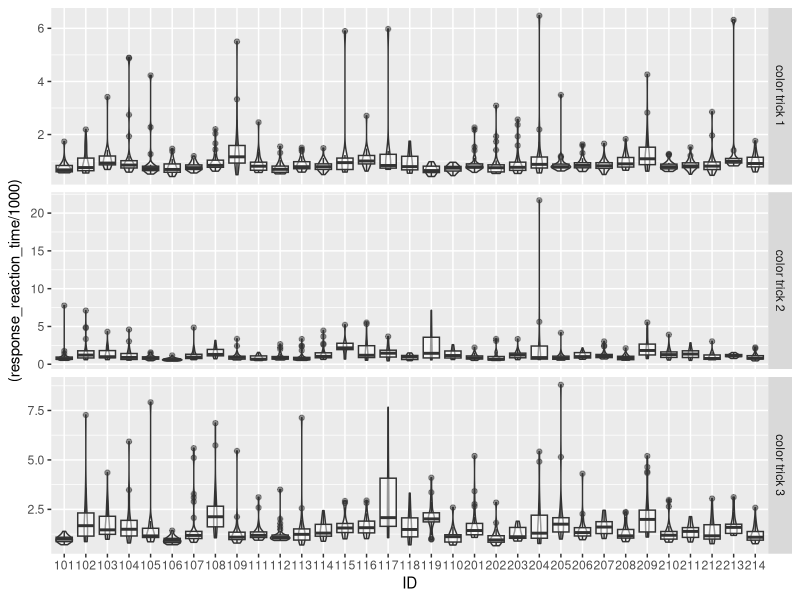
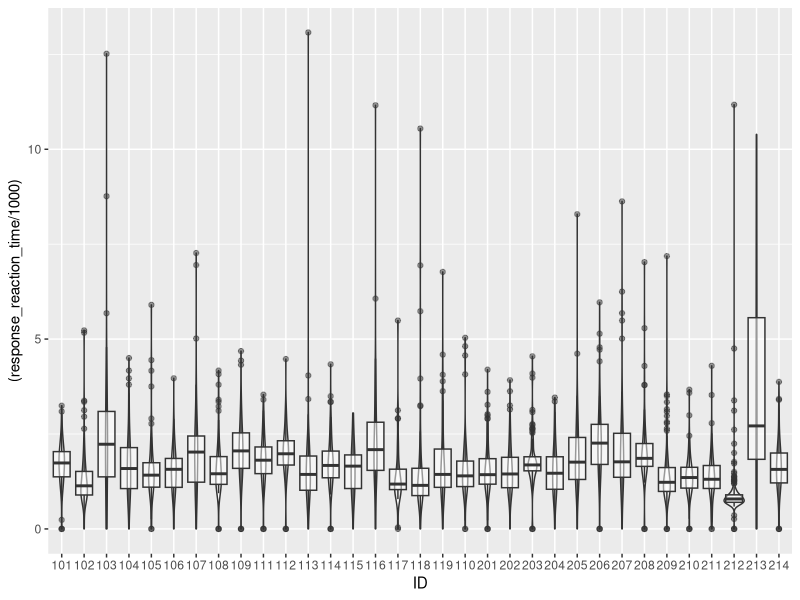
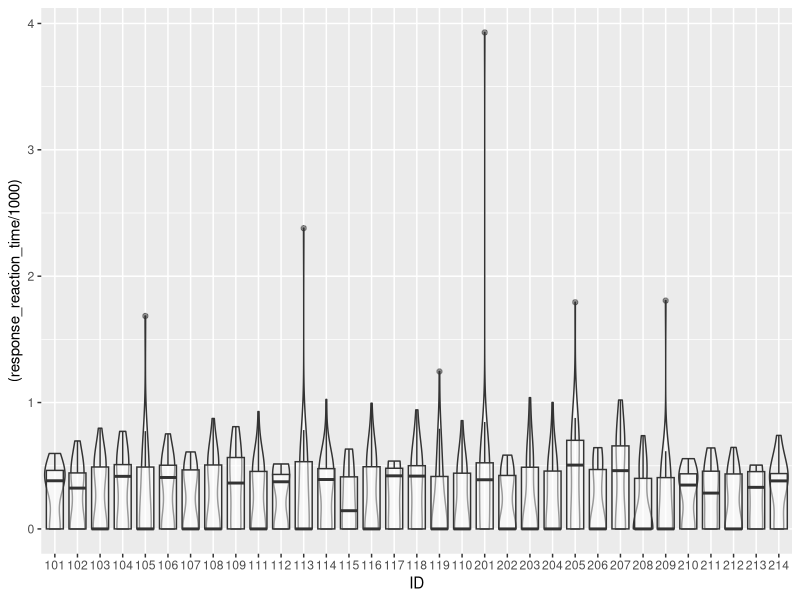
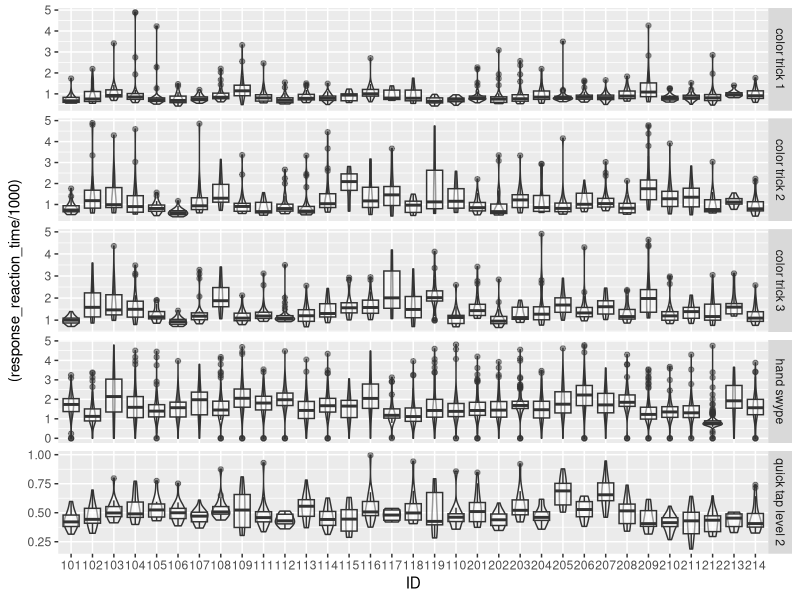
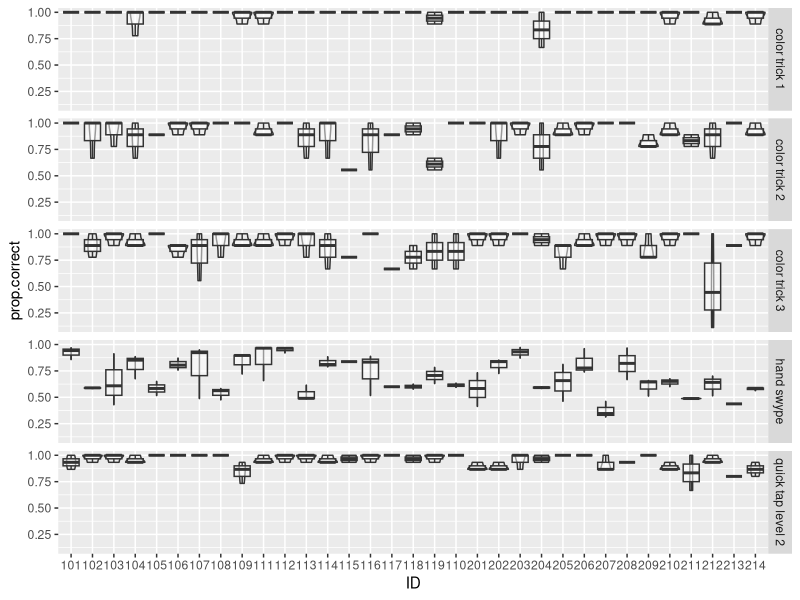
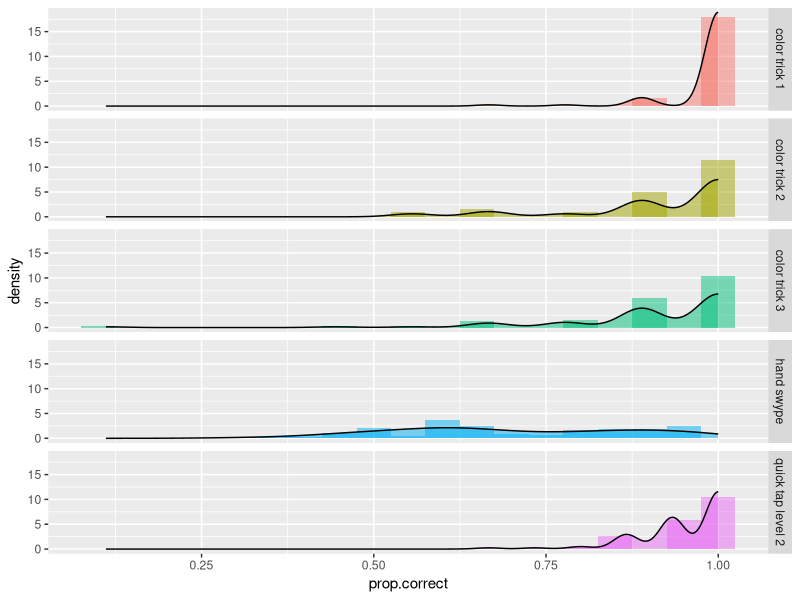
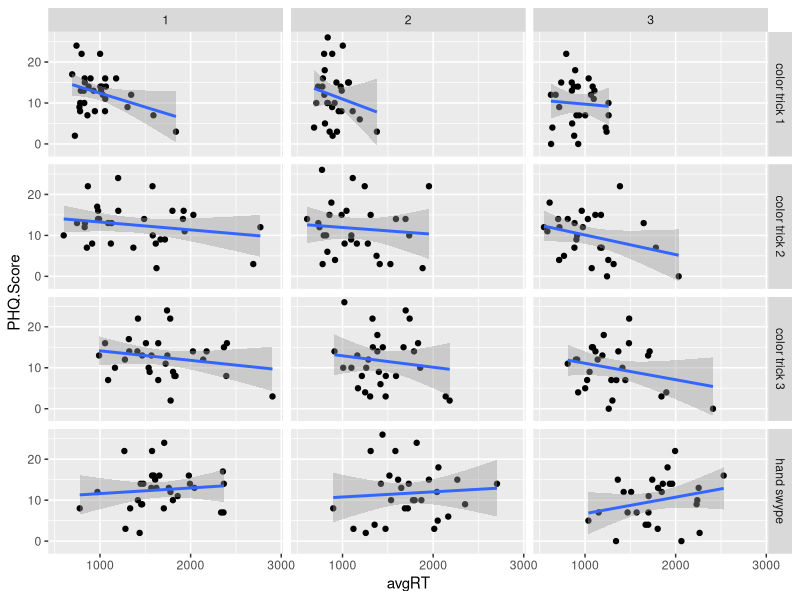
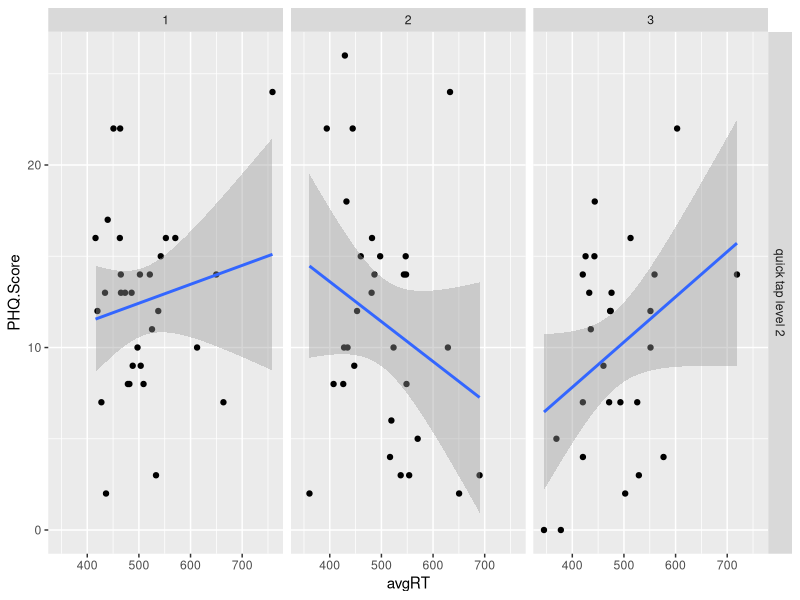

These figures' R source, in order:
## ---- chunk 1
knitr::opts_chunk$set(echo = TRUE, cache = TRUE)
## ---- chunk 2
library(tidyverse)
## ---- chunk 3
R1<-read.csv("round1_updated.csv")
str(R1)
## ---- chunk 4
R1<-read.csv("round1_updated.csv")
R2<-read.csv("round2_updated.csv")
R3<-read.csv("round3_updated.csv")
R4<-read.csv("round4_updated.csv")
R5<-read.csv("round5_updated.csv")
R6<-read.csv("round6_updated.csv")
## ---- chunk 5
R5<- R5%>%
  filter(level_start_timestamp != "2021-03-25T18:55:58.767Z")
## ---- chunk 6
head(R1$userid)
head(R4$userid)

R1<-mutate(R1, semester=1, timepoint=1, ID = as.factor(as.numeric(gsub("user", "", userid))+100))
R2<-mutate(R2, semester=1, timepoint=2, ID = as.factor(as.numeric(gsub("user", "", userid))+100))
R3<-mutate(R3, semester=1, timepoint=3, ID = as.factor(as.numeric(gsub("user", "", userid))+100))
R4<-mutate(R4, semester=2, timepoint=1, ID = as.factor(as.numeric(gsub("user", "", userid))+200))
R5<-mutate(R5, semester=2, timepoint=2, ID = as.factor(as.numeric(gsub("user", "", userid))+200))
R6<-mutate(R6, semester=2, timepoint=3, ID = as.factor(as.numeric(gsub("user", "", userid))+200))

#Now unique across timepoints
head(R1$ID)
head(R4$ID)

#Can combine with new unique IDs
Full<-rbind(R1, R2, R3, R4, R5, R6)
## ---- chunk 7
Full <- Full%>%
  filter(ID != 140)

nrow(Full)

Full%>%
  group_by(ID)%>%
  summarize(n())
## ---- chunk 8
#Making timepoint into a factor for later use
Full$tp_fac <- ordered(Full$timepoint,
                       levels = c(1, 2, 3),
                       labels = c("Time 1", "Time 2", "Time 3")
)
## ---- chunk 9
smile <- read.csv("SMILE full data 10 23 21_AARThesis_Deidentified_forNL.csv")

smile2 <- pivot_longer(smile,
                    cols = c(PHQ_T1_total, PHQ_T2_total, PHQ_T3_total),
                    names_to = "Time",
                    values_to = "PHQ.Score")

smile2 <- mutate(smile2, numTime = case_when(Time == "PHQ_T1_total" ~ 1,
                                             Time == "PHQ_T2_total" ~ 2,
                                             Time == "PHQ_T3_total" ~ 3))

smile2 <- select(smile2, StudyID_T1, numTime, PHQ.Score)

#We now have only 3 variables: ID, timepoint, and PHQ
str(smile2)
## ---- chunk 10
IntKey <- read.csv("NeurUX.Intervention.Group.csv")

head(IntKey)

IntKey[15:19,]
## ---- chunk 11
sem1 <- IntKey[18:36, 2]
sem2 <- IntKey[2:15, 2]

IntKey <- mutate(IntKey, semester = case_when(Study.ID %in% sem1 ~ 1,
                                               Study.ID %in% sem2 ~ 2),
                          Int.Fac = factor(Intervention.Group,
                                           levels = c(0, 1),
                                           labels = c("Control", "Intervention")))

#From there, we use similar code as what we did in the NeuroUX dataset
IntKey1 <-filter(IntKey, semester == 1)
IntKey1 <- mutate(IntKey1, ID = as.factor(as.numeric(gsub("user", "", NeurUX.ID))+100))

IntKey2 <-filter(IntKey, semester == 2)
IntKey2 <- mutate(IntKey2, ID = as.factor(as.numeric(gsub("user", "", NeurUX.ID))+200))

IntKey <-rbind(IntKey1, IntKey2)
## ---- chunk 12
Merge.1 <- merge(
                 x = Full,
                 y = IntKey,
                 by.x = "ID",
                 by.y = "ID"
)
## ---- chunk 13
Merge.2 <- merge(
                 x = Merge.1,
                 y = smile2,
                 by.x = c("Study.ID", "timepoint"),
                 by.y = c("StudyID_T1", "numTime")
)
## ---- chunk 14
levels(as.factor(Merge.2$game_name))
## ---- chunk 15
comp.data <- filter(Merge.2, game_name == "playlist")
COMP <- c("ID", "timepoint", "session_complete", "session_start_timestamp", "session_end_timestamp")
comp.data <- comp.data[COMP]
comp.data <- filter(comp.data, session_complete == TRUE)
## ---- chunk 16
sum(comp.data$session_complete, na.rm = TRUE)
## ---- chunk 17
timepoints <- comp.data%>%
              group_by(ID)%>%
              summarize(n())
timepoints

sum(timepoints$'n()' == 3)
sum(timepoints$'n()' == 2)
sum(timepoints$'n()' == 1)
## ---- chunk 18
Merge.2 <- mutate(Merge.2, ID = factor(ID))
## ---- chunk 19
#Removing playlist from future analysis
Merge.2 <- filter(Merge.2, game_name != "playlist")
## ---- chunk 20
CT <- c("color trick 1", "color trick 2", "color trick 3")
Merge.2%>%
  filter(game_name %in% CT)%>%
  ggplot(aes(x = ID, y = (response_reaction_time/1000)))+
  geom_violin(alpha = .1, adjust = 1.5)+
  geom_boxplot(alpha = .5)+
  facet_grid(game_name~., scales = "free")

Merge.2%>%
  filter(game_name %in% CT)%>%
  summarize(tot.over.5  = sum(response_reaction_time >= 5000, na.rm = TRUE),
            prop.over.5 = sum(response_reaction_time >=5000, na.rm = TRUE)/n(),
            tot.eq.0    = sum(response_reaction_time == 0, na.rm = TRUE),
            prop.eq.0 = sum(response_reaction_time == 0, na.rm = TRUE)/n(),
            total = n())
## ---- chunk 21
Merge.2%>%
  filter(game_name == "hand swype")%>%
  ggplot(aes(x = ID, y = (response_reaction_time/1000)))+
  geom_violin(alpha = .1, adjust = 1.5)+
  geom_boxplot(alpha = .5)


Merge.2%>%
  filter(game_name == "hand swype")%>%
  summarize(tot.over.5  = sum(response_reaction_time >= 5000, na.rm = TRUE),
            prop.over.5 = sum(response_reaction_time >= 5000, na.rm = TRUE)/n(),
            tot.eq.0    = sum(response_reaction_time == 0, na.rm = TRUE),
            prop.eq.0 = sum(response_reaction_time == 0, na.rm = TRUE)/n(),
            total = n())
## ---- chunk 22
Merge.2%>%
  filter(game_name == "quick tap level 2")%>%
  ggplot(aes(x = ID, y = (response_reaction_time/1000)))+
  geom_violin(alpha = .1, adjust = 1.5)+
  geom_boxplot(alpha = .5)

Merge.2%>%
  filter(game_name == "quick tap level 2")%>%
  summarize(tot.over.5  = sum(response_reaction_time >= 1000, na.rm = TRUE),
            prop.over.5 = sum(response_reaction_time >= 1000, na.rm = TRUE)/n(),
            tot.eq.0    = sum(response_reaction_time == 0, na.rm = TRUE),
            prop.eq.0 = sum(response_reaction_time == 0, na.rm = TRUE)/n(),
            total = n(),
            )
## ---- chunk 23
CTdf <- filter(Merge.2, game_name %in% CT)
CTdf <- CTdf[CTdf$response_reaction_time < 5000,]
nrow(CTdf)

#Recall handswype is the one that has the "checkpoint style"
#More trials = more successful on the task
#Our RT is less important here (although there is a correlation between RT and number correct)
HSdf <- filter(Merge.2, game_name =="hand swype")
HSdf <- HSdf[HSdf$response_reaction_time < 5000,]
nrow(HSdf)

#Note that for this one, we only want to count RTs of targets (distractors are 0)
QTdf <- filter(Merge.2, game_name =="quick tap level 2")
QTdf <- QTdf[QTdf$response_reaction_time < 1000,]
QTdf <- QTdf[QTdf$response_reaction_time > 0,]
nrow(QTdf)

#Combining these three
RTno.out <- rbind(CTdf, QTdf, HSdf)
nrow(Merge.2) 
nrow(RTno.out)
nrow(Merge.2)-nrow(RTno.out) #Should have removed 75 outlier responses and 647 0s from QT
## ---- chunk 24
RTno.out%>%
  filter(ID != "NA")%>%
  ggplot(aes(x = ID, y = (response_reaction_time/1000)))+
  geom_violin(alpha = .1, adjust = 1.5)+
  geom_boxplot(alpha = .5)+
  facet_grid(game_name~., scales = "free")
## ---- chunk 25
RTs <- RTno.out%>%
       group_by(ID, timepoint, game_name)%>%
       summarize(avgRT = mean(response_reaction_time, na.rm = TRUE))

RTs
## ---- chunk 26
Correct <- Merge.2%>%
           group_by(ID, timepoint, game_name)%>%
           summarize(tot.correct   = sum(is_response_correct == TRUE, na.rm = TRUE),
                     tot.incorrect = sum(is_response_correct == FALSE, na.rm = TRUE),
                     prop.correct = tot.correct/(tot.correct + tot.incorrect))
## ---- chunk 27
Correct%>%
  ggplot(aes(x = ID, y = prop.correct))+
  geom_violin(alpha = .1, adjust = 1.5)+
  geom_boxplot(alpha = .5)+
  facet_grid(game_name~.)
## ---- chunk 28
Correct%>%
  ggplot(aes(x = prop.correct, fill = game_name))+
  geom_histogram(aes(y = ..density..), binwidth = .05, alpha = .5)+
  geom_density(alpha = .5)+
  facet_grid(game_name~.)+
  theme(legend.position = "none")
## ---- chunk 29
Game_Data <- merge(
  x = Correct,
  y = RTs,
  by.x = c("ID", "timepoint", "game_name"),
  by.y = c("ID", "timepoint", "game_name")
)

str(Game_Data)
## ---- chunk 30
Game.Merge <- merge(
  x = Game_Data,
  y = IntKey,
  by.x = "ID",
  by.y = "ID"
)

PHQ.Corrs <- merge(
  x = Game.Merge,
  y = smile2,
  by.x = c("Study.ID", "timepoint"),
  by.y = c("StudyID_T1", "numTime"))

str(PHQ.Corrs)

write.csv(PHQ.Corrs, "1204.Merge.csv")
## ---- chunk 31
PHQ.Corrs%>%
  filter(game_name != "quick tap level 2")%>%
  ggplot(aes(x = avgRT, y = PHQ.Score))+
  geom_point()+
  geom_smooth(method = "lm", formula = "y~x")+
  facet_grid(game_name ~ timepoint)

PHQ.Corrs%>%
  filter(game_name == "quick tap level 2")%>%
  ggplot(aes(x = avgRT, y = PHQ.Score))+
  geom_point()+
  geom_smooth(method = "lm", formula = "y~x")+
  facet_grid(game_name ~ timepoint)
## ---- chunk 32
CT <- c("color trick 1", "color trick 2", "color trick 3")

PHQ.Corrs%>%
  filter(game_name %in% CT)%>%
  ggplot(aes(x = tot.correct, y = PHQ.Score))+
  geom_jitter()+
  geom_smooth(method = "lm", formula = "y~x")+
  facet_grid(game_name ~ timepoint)

PHQ.Corrs%>%
  filter(game_name == "quick tap level 2")%>%
  ggplot(aes(x = tot.correct, y = PHQ.Score))+
  geom_jitter()+
  geom_smooth(method = "lm", formula = "y~x")+
  facet_grid(game_name ~ timepoint)

PHQ.Corrs%>%
  filter(game_name == "hand swype")%>%
  ggplot(aes(x = tot.correct, y = PHQ.Score))+
  geom_jitter()+
  geom_smooth(method = "lm", formula = "y~x")+
  facet_grid(game_name ~ timepoint)

PHQ.Corrs%>%
  ggplot(aes(x = prop.correct, y = PHQ.Score))+
  geom_jitter()+
  geom_smooth(method = "lm", formula = "y~x")+
  facet_grid(game_name ~ timepoint)
## ---- chunk 33
PHQ.Corrs%>%
  group_by(timepoint, game_name)%>%
  summarize(cors = cor(PHQ.Score, avgRT))

Time1Corrs <- filter(PHQ.Corrs, timepoint == 1)
Time2Corrs <- filter(PHQ.Corrs, timepoint == 2)
Time3Corrs <- filter(PHQ.Corrs, timepoint == 3)

Time1Corrs.Wide <- pivot_wider(Time1Corrs,
                              id_cols = c(Study.ID, ID, NeurUX.ID, timepoint,
                                          Headspace.ID, Intervention.Group, semester, Int.Fac,
                                          PHQ.Score),
                              names_from = c(game_name),
                              values_from = c(tot.correct, tot.incorrect, prop.correct,
                                              avgRT))
## ---- chunk 34
library(corrplot)
T1s <- data.frame(Time1Corrs.Wide[9:29])
T1s <- mutate_if(T1s, is.integer, as.numeric)

T1 <- cor(T1s)
#We can look at the full correlations, but all we care about is PHQ
corrplot(T1)
## ---- chunk 35
T1.Corrs <- data.frame(rbind(rownames(T1), T1[1:21]))
T1.Corrs <- data.frame(t(T1.Corrs))
T1.Corrs <- mutate(T1.Corrs, Corr = as.numeric(X2))

#Correct answers on quick tap are negatively associated with PHQ
#Incorrect answers on CT3 and CT1 reaction time are also negatively correlated (less so)
head(T1.Corrs[order(T1.Corrs$Corr),])

#Incorrect quick tap answers are positively correlated with PHQ
#Correct answers on CT3 are similarly positvely correlated (less so)
head(T1.Corrs[order(-T1.Corrs$Corr),])
## ---- chunk 36
T1Viz <- data.frame(Time1Corrs.Wide)

neg1<-
T1Viz%>%
  ggplot(aes(x = tot.correct_quick.tap.level.2, y = PHQ.Score))+
  geom_jitter()+
  geom_smooth(method = "lm", formula = "y ~ x")

neg2<-
T1Viz%>%
  ggplot(aes(x = prop.correct_quick.tap.level.2, y = PHQ.Score))+
  geom_jitter()+
  geom_smooth(method = "lm", formula = "y ~ x")

neg3<-
T1Viz%>%
  ggplot(aes(x = tot.incorrect_color.trick.3, y = PHQ.Score))+
  geom_jitter()+
  geom_smooth(method = "lm", formula = "y ~ x")

neg4<-
  T1Viz%>%
  ggplot(aes(x = avgRT_color.trick.1, y = PHQ.Score))+
  geom_jitter()+
  geom_smooth(method = "lm", formula = "y ~ x")

pos1 <-
T1Viz%>%
  ggplot(aes(x = tot.incorrect_quick.tap.level.2, y = PHQ.Score))+
  geom_jitter()+
  geom_smooth(method = "lm", formula = "y ~ x")

pos2 <-
T1Viz%>%
  ggplot(aes(x = tot.correct_color.trick.3, y = PHQ.Score))+
  geom_jitter()+
  geom_smooth(method = "lm", formula = "y ~ x")

pos3 <-
T1Viz%>%
  ggplot(aes(x = prop.correct_color.trick.3, y = PHQ.Score))+
  geom_jitter()+
  geom_smooth(method = "lm", formula = "y ~ x")

## ---- chunk 37
library(ggpubr)
#Negative Correlations
ggarrange(neg1, neg2, neg3, neg4,
          labels = c("QT Total Correct", "QT Proportion Correct",
                     "CT3 Total Incorrect", "CT1 Reaction Time"))
## ---- chunk 38
#Positive Correlations
ggarrange(pos1, 
          ggarrange(pos2,
                    pos3,
                    ncol = 2,
                    labels = c("CT3 Total Correct", "CT3 Proportion Correct")),
          nrow = 2, labels = "QT Total Incorrect")
## ---- chunk 39
#Note that the model has singularity problems because high level of overlap
#For example, correct and incorrect obviously are not independent.
lmod <- lm(PHQ.Score ~ ., data = T1s)
summary(lmod)

#This call shows us which predictors (1-9) should be included in the model
library(leaps)
AIC <- regsubsets(PHQ.Score ~ ., data = T1s)
rs <- summary(AIC)
rs$which

#We can plot it to see the best number of predictors
#We can get an idea of the optimal number of predictors based on the minimum of the plot
AIC2 <- 50*log(rs$rss/50) + (2:10)*2
plot(AIC2 ~ I(1:9), ylab = "AIC", xlab = "# of Predictors")
#We see five predictors are ideal

rs$which[5,]
#The command below shows us the five predictors are:
#CT3 Total Correct
#HS Total Incorrect
#QT Total Incorrect
#QT Reaction Time
#CT1 Reaction Time

#Adjusted R Square corrects for the number of predictors
#In this case, we see six predictors is the best option
plot(2:10, rs$adjr2, ylab = "Adj. R^2", xlab = "# of Parameters")
rs$which[6,]
#The added predictor is reaction time for CT3

#Mallow's CP suggests 3 predictors may be ideal
plot(2:10, rs$cp, ylab = "CP Statistic", xlab = "# of Parameters")
rs$which[3,] #The only three are QT total correct, CT1 reaction time, and CT3 proportion correct

lmodAIC <- lm(PHQ.Score ~ tot.correct_color.trick.3 +
                          tot.correct_hand.swype +
                          tot.correct_quick.tap.level.2 +
                          avgRT_quick.tap.level.2 +
                          avgRT_color.trick.1 , data = T1s)

summary(lmodAIC)
#We see that missing questions on quick tap is associated with depression
#Slower reaction times on color trick 1 are associated with more depression
#More correct questions on color trick 3 are asssociated with more depression

lmodRsq <- lm(PHQ.Score ~ tot.correct_color.trick.3 +
                tot.correct_hand.swype +
                tot.correct_quick.tap.level.2 +
                avgRT_quick.tap.level.2 +
                avgRT_color.trick.1 +
                avgRT_color.trick.3, data = T1s)

summary(lmodRsq)
#Here, the same predictors are all significant

lmodMallow <- lm(PHQ.Score ~ tot.correct_quick.tap.level.2 +
                             tot.correct_color.trick.3 +
                             avgRT_color.trick.1, data = T1s)

summary(lmodMallow)
#Total correct on quick tap was negatively associated with depression
#Slower reaction times on color trick one were also negatively associated with depression
#The 
## ---- chunk 40
QT <- filter(PHQ.Corrs, game_name == "quick tap level 2")

str(QT)
## ---- chunk 41
QT%>%
  ggplot(aes(x = timepoint, y = tot.correct)) +
  geom_jitter(alpha = .5, width = .1)+
  geom_smooth(method = "lm", formula = "y ~ x")

QT%>%
  ggplot(aes(x = timepoint, y = tot.correct)) +
  geom_jitter(alpha = .5, width = .1)+
  geom_smooth(method = "lm", formula = "y ~ x")+
  facet_wrap(.~Int.Fac)
## ---- chunk 42
QT$ID.Fac <- factor(QT$ID)

QT%>%
  ggplot(aes(x = timepoint, y = tot.correct, color = ID.Fac))+
  geom_point()+
  geom_smooth(se = FALSE,
              method = "lm",
              formula = "y ~ x",
              size = .5)+
  facet_wrap(.~Int.Fac)+
  theme(legend.position = "none")
## ---- chunk 43
QT%>%
  filter(Int.Fac == "Control")%>%
  ggplot(aes(x = timepoint, y = tot.correct))+
  geom_point()+
  geom_smooth(se = FALSE,
              method = "lm",
              formula = "y ~ x",
              lty = "dashed",
              size = .5)+
  facet_wrap(.~ID.Fac)

QT%>%
  filter(Int.Fac == "Intervention")%>%
  ggplot(aes(x = timepoint, y = tot.correct))+
  geom_point()+
  geom_smooth(se = FALSE,
              method = "lm",
              formula = "y ~ x",
              lty = "dashed",
              size = .5)+
  facet_wrap(.~ID.Fac)
## ---- chunk 44
